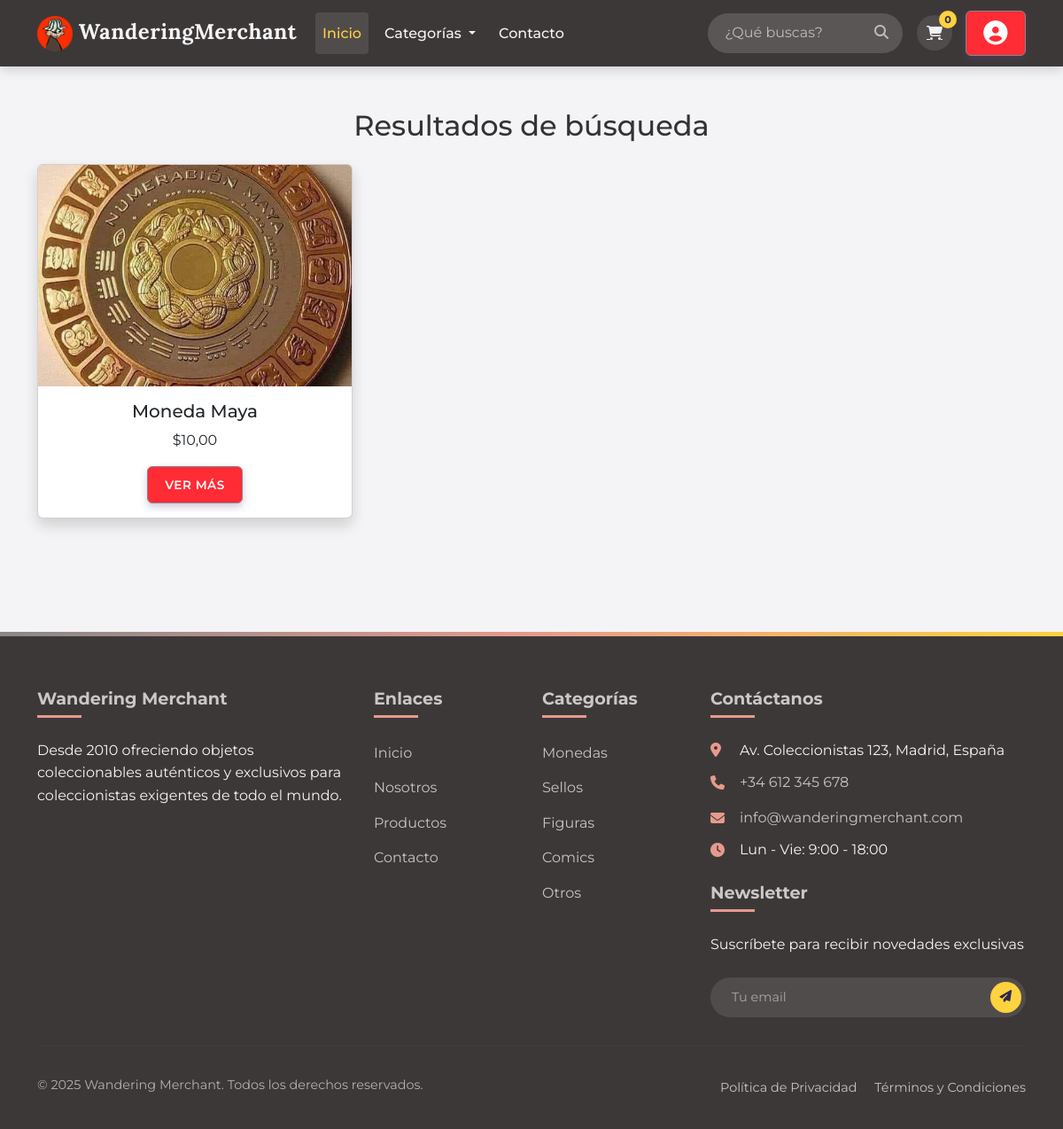
Screenshot of /busqueda/ with the database file from the repository.
### coleccionables/models.py (models this page shows, shortened)
class Coleccionable(models.Model):
    titulo = models.CharField(max_length=200)
    descripcion = models.TextField()
    precio = models.DecimalField(max_digits=10, decimal_places=2)
    categoria = models.ForeignKey(Categoria, on_delete=models.CASCADE, related_name='coleccionable')
    imagen = models.ImageField(upload_to='coleccionables/img/', blank=True, null=True)
    stock = models.PositiveIntegerField(default=0)
    fecha_publicacion = models.DateTimeField(auto_now_add=True)
    vendedor = models.ForeignKey(UsuarioPersonalizado, on_delete=models.CASCADE, related_name='coleccionables')

### core/views.py (the view)
# urls.py: path('busqueda/', views.busqueda, name='busqueda'),
def busqueda(request):
    query = request.GET.get('q')
    coleccionables = Coleccionable.objects.all()
    if query:
        coleccionables = coleccionables.filter(titulo__icontains=query)
    return render(request, 'busqueda.html', {
        'coleccionables': coleccionables,
        'query': query
    })

### core/context_processors.py (called while the page is built)
def categorias_context(request):
    categorias = Categoria.objects.all()[:5]
    return {'categorias': categorias}

def cart_count(request):
    if request.user.is_authenticated:
        try:
            carrito = Carrito.objects.get(usuario=request.user)
            count = ItemCarrito.objects.filter(carrito=carrito).count()
        except Carrito.DoesNotExist:
            count = 0
    else:
        count = 0
    return {'cart_count': count}

### core/templates/busqueda.html
{% extends 'base.html' %}
{% block content %}
<div class="container py-5">
    <h2 class="mb-4 text-center">Resultados de búsqueda{% if query %} para "{{ query }}"{% endif %}</h2>
    <div class="row g-4">
        {% for item in coleccionables %}
        <div class="col-md-4">
            <div class="card h-100 shadow">
                <img src="{{ item.imagen.url }}" class="card-img-top" alt="{{ item.titulo }}"
                    style="height: 250px; object-fit: cover;">
                <div class="card-body text-center">
                    <h5 class="card-title">{{ item.titulo }}</h5>
                    <p class="card-text">${{ item.precio }}</p>
                    <a href=" {% url 'producto_detalle' item.id %} " class="btn btn-primary">Ver más</a>
                </div>
            </div>
        </div>
        {% empty %}
        <div class="col-12 text-center py-4">
            <p class="text-secondary">No hay productos disponibles en este momento.</p>
        </div>
        {% endfor %}
    </div>
</div>
{% endblock content %}

### templates/base.html (style rules this page uses)
:root { --primary-color: #888888; --secondary-color: #E69A8D; --accent-color: #FFD23F; --dark-color: #2E294E; --light-color: #F4F4F6; --text-color: #333333; --text-light: #666666; --success-color: #37B679; --warning-color: #F7B801; --error-color: #E63946; }
body { font-family: 'Montserrat', 'Segoe UI', sans-serif; background-color: var(--light-color); color: var(--text-color); line-height: 1.6; min-height: 100vh; display: flex; flex-direction: column; }
.btn { border-radius: 6px; font-weight: 600; padding: 0.6rem 1.2rem; transition: all 0.3s ease; text-transform: uppercase; font-size: 0.85rem; letter-spacing: 0.5px; }
.btn-primary { background-color: #FF2B35; border-color: var(--primary-color); box-shadow: 0 4px 8px rgba(95, 75, 139, 0.3); }

### rows the page displays
Coleccionable: imagen (picture), titulo "Moneda Maya", precio "10,00"

### other values shown
{{ cart_count|default:"0" }} "0"
